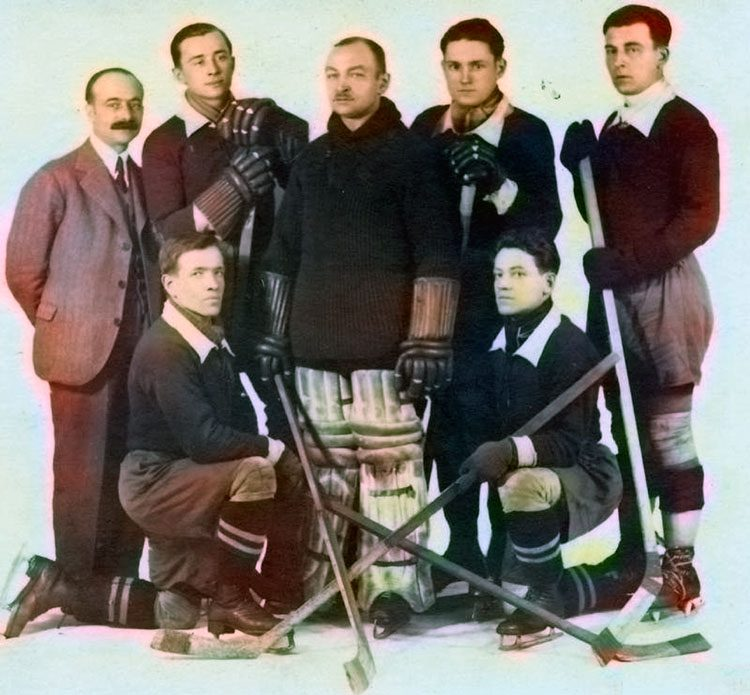
#> input picture dist/assets/history/01-1928.jpg, 750 x 695 px; its folder holds only this picture in this run
$ python trim-partner-logos.py ../dist/assets/history/01-1928.jpg
#> lines starting #> are read from the running program, lines starting #| are printed output that depends on the picture; after the words box and inside, x2 and y2 are one past the last pixel; in counts of white or black regions, pixels touching at a corner belong together
"""Crop the white margins off partner logos so they fill the kiosk tiles.

Logos from the club site are 569x379 PNGs with a white background and wide
empty borders. The crop keeps a small even margin and pads back to a 3:2 tile.
Usage: python scripts/trim-partner-logos.py [files...]   (default: all in dist/assets/partners)
Also imported by sync-club-content.py after each download.
"""
import sys
from pathlib import Path
from PIL import Image, ImageChops

ROOT = Path(__file__).resolve().parent.parent
MARGIN = 14         # px kept around the artwork at source resolution
RATIO = 3 / 2       # output tile aspect (w / h)
THRESHOLD = 235     # anything lighter counts as background

def trim(path):
    im = Image.open(path).convert('RGBA')
    flat = Image.new('RGBA', im.size, (255, 255, 255, 255))
#> flat: PIL image 750x695 RGBA; every value is 255
    flat.alpha_composite(im)
    gray = flat.convert('L').point(lambda v: 0 if v >= THRESHOLD else 255)
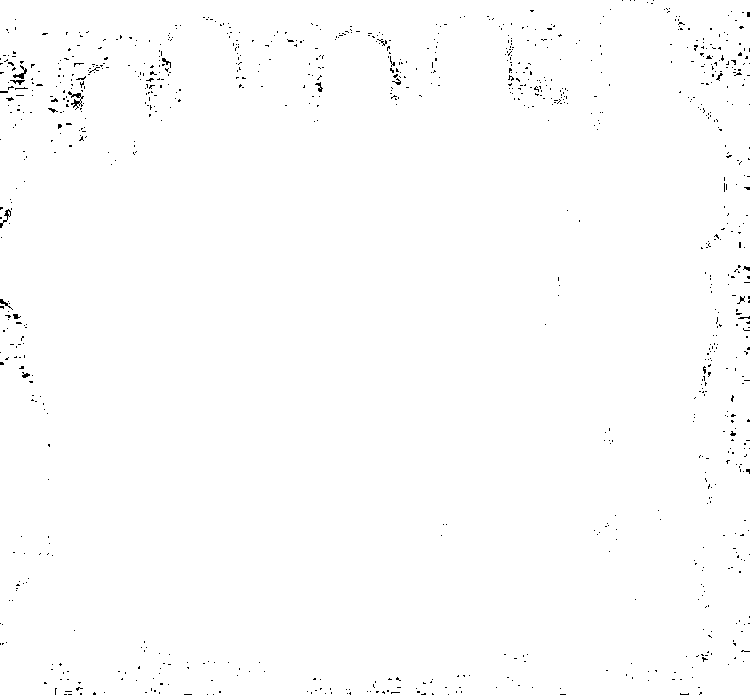
#> gray: PIL image 750x695 L; 99.4% white; black in thin lines or dots
    box = gray.getbbox()
#> box = (0, 0, 750, 695)
    if not box:
        return False
    x0, y0, x1, y1 = box
#> x0 = 0; y0 = 0; x1 = 750; y1 = 695
    x0, y0 = max(0, x0 - MARGIN), max(0, y0 - MARGIN)
    x1, y1 = min(im.width, x1 + MARGIN), min(im.height, y1 + MARGIN)
    crop = flat.crop((x0, y0, x1, y1)).convert('RGB')
#> crop is the input picture: PIL image 750x695 RGB; mean R, G, B 125.5, 120.1, 114.4
    w, h = crop.size
#> w = 750; h = 695
    tw, th = (w, round(w / RATIO)) if w / h >= RATIO else (round(h * RATIO), h)
#> tw = 1042; th = 695
    out = Image.new('RGB', (tw, th), (255, 255, 255))
#> out: PIL image 1042x695 RGB; every value is 255
    out.paste(crop, ((tw - w) // 2, (th - h) // 2))
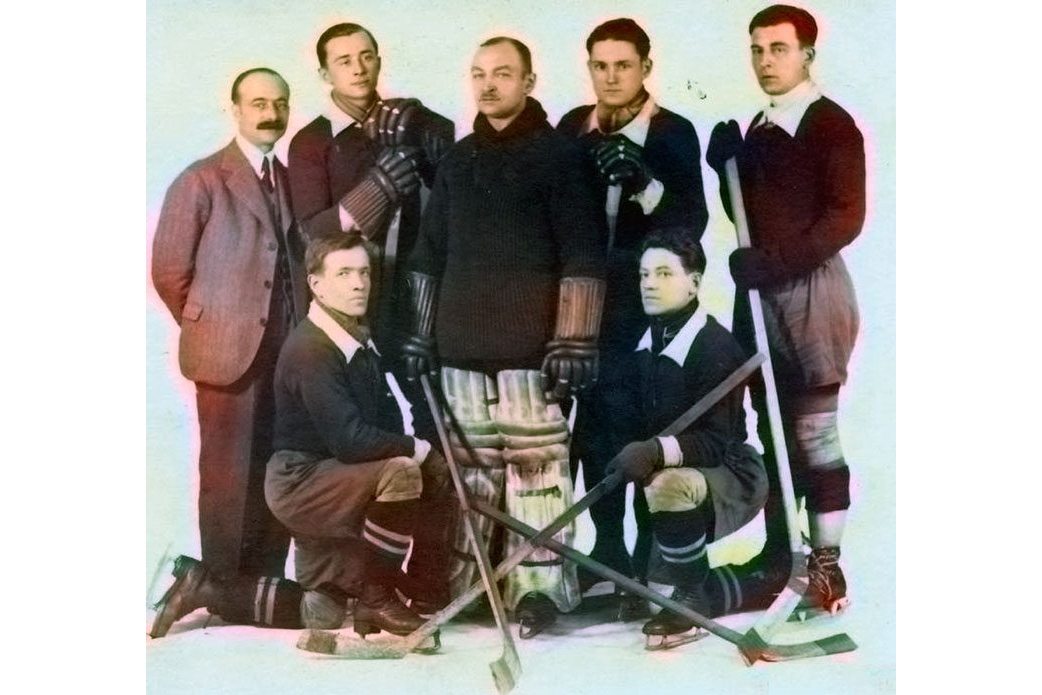
#> out: PIL image 1042x695 RGB; mean R, G, B 161.8, 157.9, 153.8
    out.save(path, optimize=True)
    return True

if __name__ == '__main__':
    files = [Path(f) for f in sys.argv[1:]] or sorted((ROOT / 'dist' / 'assets' / 'partners').glob('*.png'))
    done = sum(trim(f) for f in files)
    print(f'Trimmed {done}/{len(files)} partner logos.')

$ run again, on dist/assets/history/02-1929.jpg
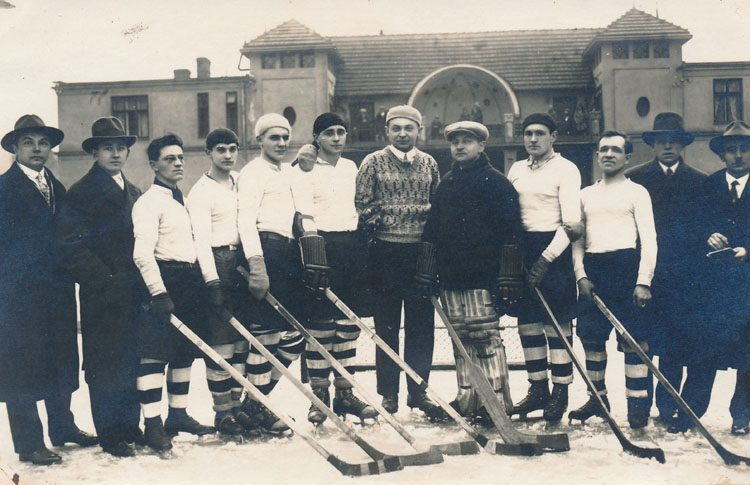
#> input picture dist/assets/history/02-1929.jpg, 750 x 485 px
#> flat: PIL image 750x485 RGBA; every value is 255
#> in trim, `gray = flat.convert('L').point(lambda v: 0 if v >= THRESHOLD else 255)`:
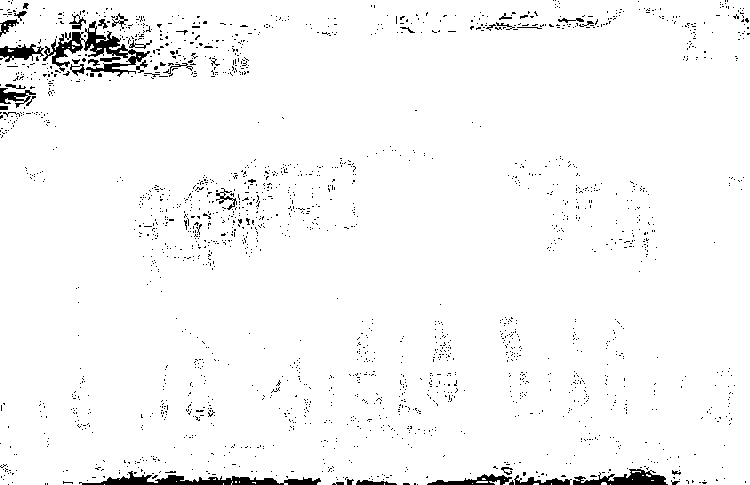
#> gray: PIL image 750x485 L; 96.9% white; 2020 black regions (1978 under 20 px), largest, box (x1, y1, x2, y2) and area: (43, 21, 150, 77) 1633, (79, 471, 321, 485) 1408, (573, 469, 668, 485) 806
#> box = (0, 0, 750, 485)
#> x0 = 0; x1 = 750; y1 = 485
#> in trim, crop is the input picture: PIL image 750x485 RGB; mean R, G, B 132, 134.2, 133.1
#> in trim, `out.paste(crop, ((tw - w) // 2, (th - h) // 2))`:
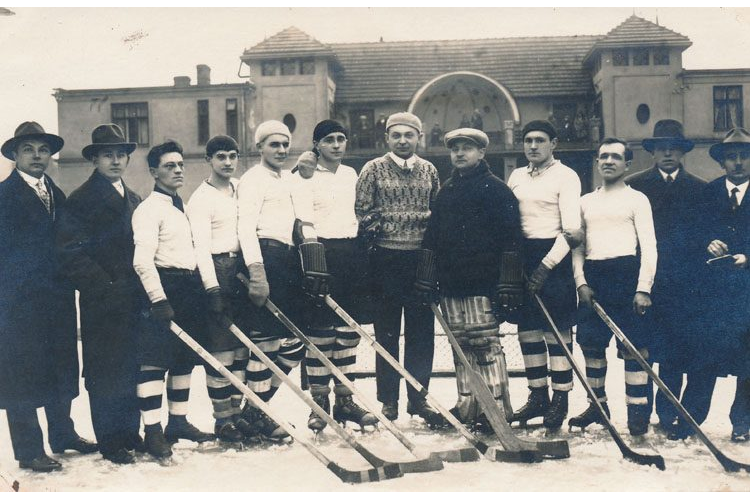
#> out: PIL image 750x500 RGB; mean R, G, B 135.6, 137.8, 136.8
